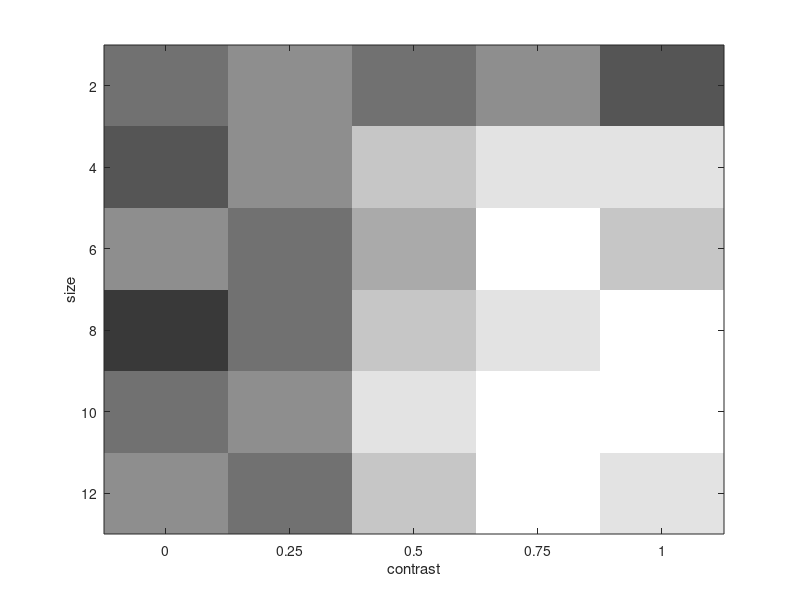

The MATLAB script that drew this image: (Note: this script raises an error after producing the figure.)
%%using color maps 

img = 1:10 
figure(1)
pp= ones(10,3); 
image(img) 
colormap(pp)
axis off

for i= 1:10 
    pp(i, :) = i/10 
    colormap(pp)
     
end 


% exciting color maps 

img = reshape(1:64, 8, 8) 
image(img) ; colormap(gray(64)); 
axis equal 
axis off 
drawnow 
pp = rand(64, 3) ;

for i = 1:200 
  
    colormap(pp) 
    drawnow; 
end 


%% 

contrast  = linspace (0, 1, 5); 
size = 2:2:12; 

nc = [5 6 5 6 4; 4 6 8 9 9; 6 5 7 10 8; 3 5 8 9 10; 5 6 9 10 10; 6 5 8 10 9]

image(contrast, size, nc) 
colormap(gray(10)) 
xlabel('contrast')
ylabel('size'); 

set(gca, 'XTick', contrast) 

set(gca, 'XTickLabel', contrast)


ncmap = colormap(gray(10)); 
pcmap(1:50, :) = 0
image(pc)

colormap(pcmap)

pc = 100 * nc/10

%% 

nstep = 20 
timepts = 1: .1: 2; 

forwardspeed = .03;
noise = .8; 

footposition(1) = 0; 
for i = 2:length(timepts)
footposition(i) = footposition(i-1) + ...
    forwardspeed + ...
    (noise + rand(1, 1));
end 

plot(footposition) 


